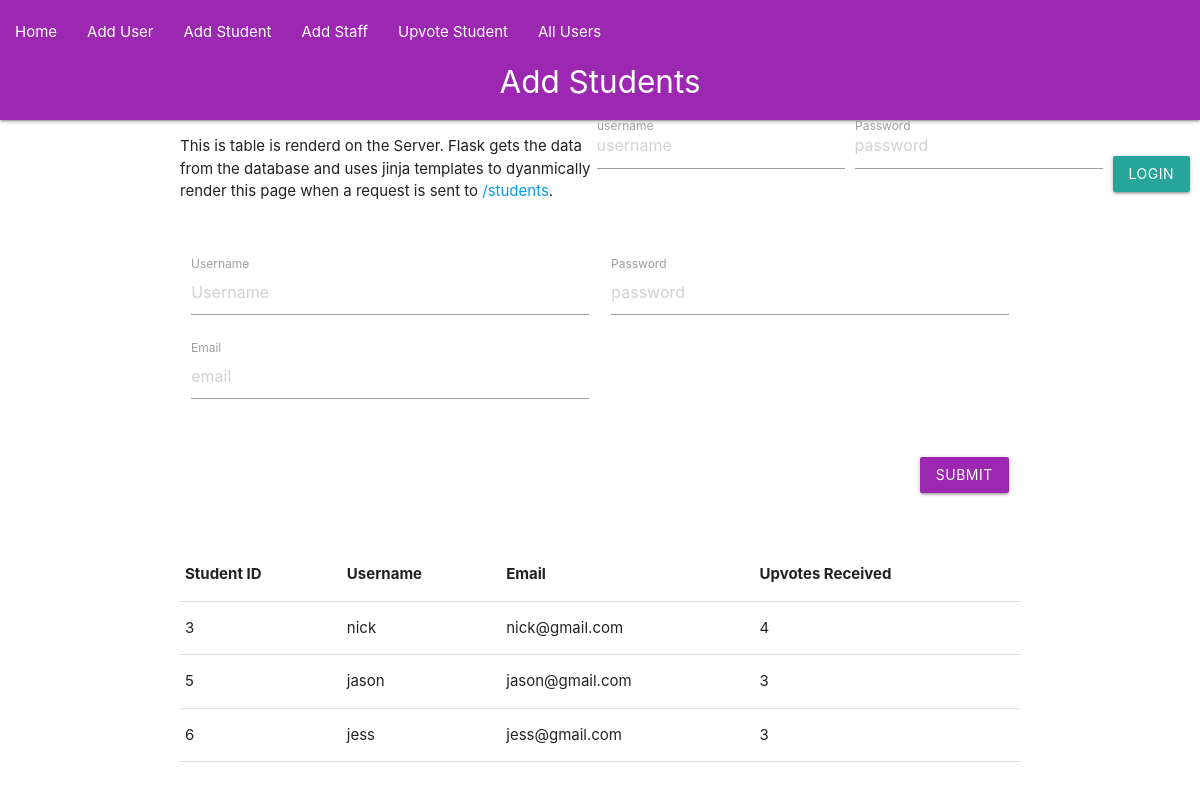
Before: /students with the older database file.
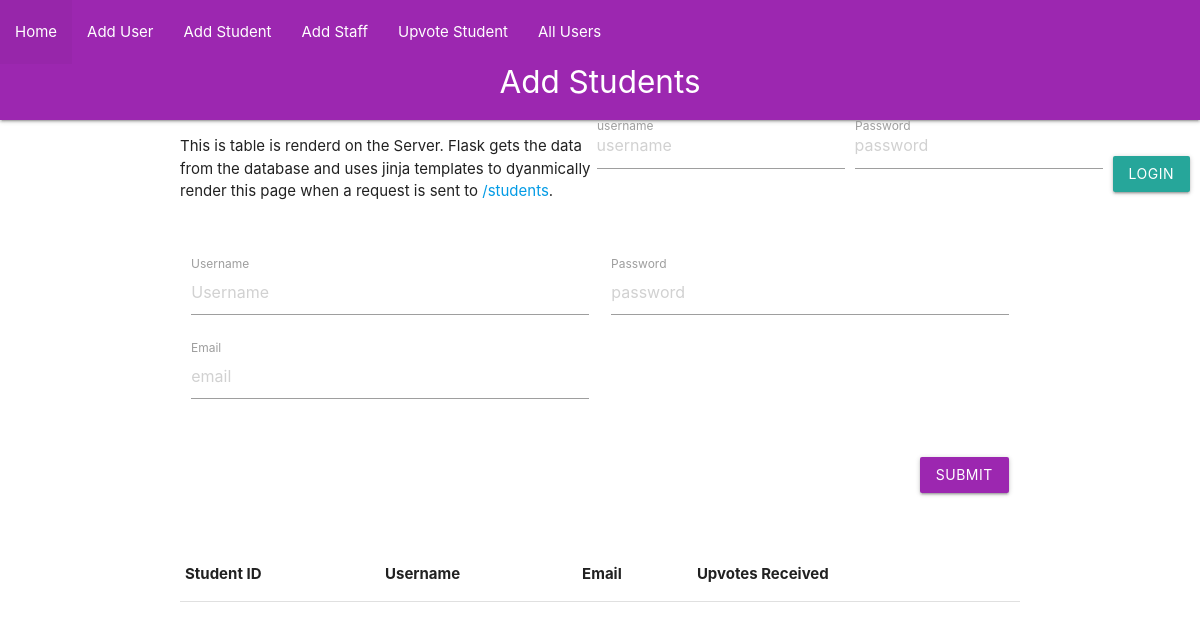
After: the same page with the newer database file.
### App/models/student.py (models this page shows, shortened)
class Student(User):
    __tablename__ = "student"
    id = db.Column(db.Integer, db.ForeignKey('user.id'), primary_key=True)
    username =  db.Column(db.String, nullable=False, unique=True)
    email = db.Column(db.String(120), nullable=False)
    num_upvotes = db.Column(db.Integer, default=0)
    __mapper_args__ = {
        'polymorphic_identity': 'student',
    }

### App/views/student.py (the view)
@student_views.route('/students', methods=['GET'])
def get_student_page():
    students = get_all_students()
    return render_template('students.html', students=students)

### App/controllers/auth.py (called while the page is built)
def add_auth_context(app):
  @app.context_processor
  def inject_user():
      try:
          verify_jwt_in_request()
          user_id = get_jwt_identity()
          current_user = User.query.get(user_id)
          is_authenticated = True
      except Exception as e:
          print(e)
          is_authenticated = False
          current_user = None
      return dict(is_authenticated=is_authenticated, current_user=current_user)

### App/controllers/student.py (called while the page is built)
def get_all_students():
    return Student.query.all()

### App/templates/students.html (shortened to what this page needs)
{% extends "layout.html" %}
{% block page %}Add Students{% endblock %}
{% block content %}
    <div class="row">
        <p>
            This is table is renderd on the Server. Flask gets the data from the database and uses jinja templates to dyanmically render this page when a request is sent to <a href="/students">/students</a>.
        </p>
    </div>
    <div class="row">
      <form class="col s12" method="POST" action="/students">
        <div class="row">
          <div class="input-field col s6">
            <input placeholder="Username" name="username" type="text" class="validate">
            <label for="username">Username</label>
          </div>
          <div class="input-field col s6">
            <input placeholder="password" name="password" type="password" class="validate">
            <label for="password">Password</label>
          </div>
          <div class="input-field col s6">
            <input placeholder="email" name="email" type="email" class="validate">
            <label for="email">Email</label>
          </div>
        </div>
        <div class="row">
          <div class="input-field col s12">
            <button class="btn waves-effect waves-light right purple" type="submit" name="action">Submit</button>
          </div>
        </div>
      </form>
    </div>
    <div class="row">
      <table>
        <thead>
          <tr>
            <th>Student ID</th><th>Username</th><th>Email</th><th>Upvotes Received</th>
          </tr>
        </thead>
        <tbody>
          {% for student in students %}
            <tr>
                <td>{{student.id}}</td>
                <td>{{student.username}}</td>
                <td>{{student.email}}</td>
                <td>{{student.num_upvotes}}</td>
            </tr>
          {% endfor %}
      </table>
    </div>
{% endblock %}

Changed rows visible on the page:
removed Student: id "3", username "nick", email "nick@gmail.com", num_upvotes "4"
removed Student: id "5", username "jason", email "jason@gmail.com", num_upvotes "3"
removed Student: id "6", username "jess", email "jess@gmail.com", num_upvotes "3"
